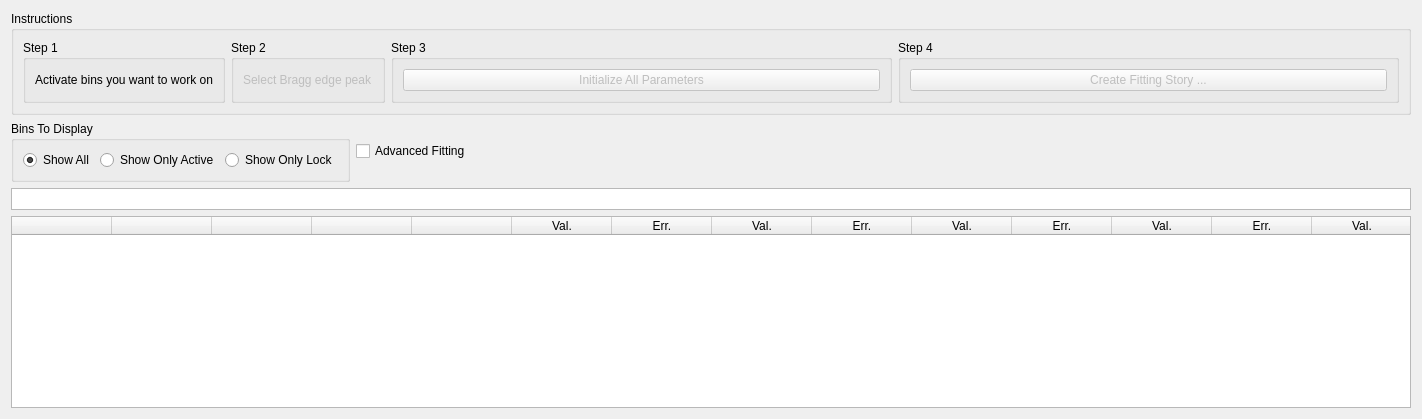
          <widget class="QWidget" name="tab">
           <attribute name="title">
            <string>March-Dollase</string>
           </attribute>
           <layout class="QHBoxLayout" name="horizontalLayout_7">
            <item>
             <layout class="QVBoxLayout" name="verticalLayout_2">
              <item>
               <widget class="QGroupBox" name="groupBox_8">
                <property name="title">
                 <string>Instructions</string>
                </property>
                <layout class="QHBoxLayout" name="horizontalLayout_10">
                 <item>
                  <widget class="QGroupBox" name="groupBox">
                   <property name="title">
                    <string>Step 1</string>
                   </property>
                   <layout class="QHBoxLayout" name="horizontalLayout_11">
                    <item>
                     <widget class="QLabel" name="step1_instruction_label">
                      <property name="enabled">
                       <bool>true</bool>
                      </property>
                      <property name="text">
                       <string>Activate bins you want to work on</string>
                      </property>
                     </widget>
                    </item>
                   </layout>
                  </widget>
                 </item>
                 <item>
                  <widget class="QGroupBox" name="groupBox_9">
                   <property name="title">
                    <string>Step 2</string>
                   </property>
                   <layout class="QHBoxLayout" name="horizontalLayout_13">
                    <item>
                     <widget class="QLabel" name="step2_instruction_label">
                      <property name="enabled">
                       <bool>false</bool>
                      </property>
                      <property name="text">
                       <string>Select Bragg edge peak</string>
                      </property>
                     </widget>
                    </item>
                   </layout>
                  </widget>
                 </item>
                 <item>
                  <widget class="QGroupBox" name="groupBox_10">
                   <property name="title">
                    <string>Step 3</string>
                   </property>
                   <layout class="QHBoxLayout" name="horizontalLayout_19">
                    <item>
                     <widget class="QPushButton" name="step3_button">
                      <property name="enabled">
                       <bool>false</bool>
                      </property>
                      <property name="sizePolicy">
                       <sizepolicy hsizetype="Expanding" vsizetype="Fixed">
                        <horstretch>0</horstretch>
                        <verstretch>0</verstretch>
                       </sizepolicy>
                      </property>
                      <property name="toolTip">
                       <string>Program determines inital guess value of parameters and fits data using 1 global bin</string>
                      </property>
                      <property name="text">
                       <string>Initialize All Parameters</string>
                      </property>
                     </widget>
                    </item>
                   </layout>
                  </widget>
                 </item>
                 <item>
                  <widget class="QGroupBox" name="groupBox_11">
                   <property name="title">
                    <string>Step 4</string>
                   </property>
                   <layout class="QHBoxLayout" name="horizontalLayout_20">
                    <item>
                     <widget class="QPushButton" name="step4_button">
                      <property name="enabled">
                       <bool>false</bool>
                      </property>
                      <property name="sizePolicy">
                       <sizepolicy hsizetype="Expanding" vsizetype="Fixed">
                        <horstretch>0</horstretch>
                        <verstretch>0</verstretch>
                       </sizepolicy>
                      </property>
                      <property name="text">
                       <string>Create Fitting Story ...</string>
                      </property>
                     </widget>
                    </item>
                   </layout>
                  </widget>
                 </item>
                </layout>
               </widget>
              </item>
              <item>
               <layout class="QHBoxLayout" name="horizontalLayout_4">
                <item>
                 <widget class="QGroupBox" name="groupBox_2">
                  <property name="title">
                   <string>Bins To Display</string>
                  </property>
                  <layout class="QHBoxLayout" name="horizontalLayout_5">
                   <item>
                    <widget class="QRadioButton" name="show_all_bins">
                     <property name="text">
                      <string>Show All</string>
                     </property>
                     <property name="checked">
                      <bool>true</bool>
                     </property>
                    </widget>
                   </item>
                   <item>
                    <widget class="QRadioButton" name="show_only_active_bins">
                     <property name="text">
                      <string>Show Only Active</string>
                     </property>
                    </widget>
                   </item>
                   <item>
                    <widget class="QRadioButton" name="show_only_lock_bins">
                     <property name="text">
                      <string>Show Only Lock</string>
                     </property>
                    </widget>
                   </item>
                  </layout>
                 </widget>
                </item>
                <item>
                 <widget class="QCheckBox" name="advanced_table_checkBox">
                  <property name="enabled">
                   <bool>true</bool>
                  </property>
                  <property name="text">
                   <string>Advanced Fitting</string>
                  </property>
                  <property name="checked">
                   <bool>false</bool>
                  </property>
                 </widget>
                </item>
                <item>
                 <spacer name="horizontalSpacer_3">
                  <property name="orientation">
                   <enum>Qt::Horizontal</enum>
                  </property>
                  <property name="sizeHint" stdset="0">
                   <size>
                    <width>40</width>
                    <height>20</height>
                   </size>
                  </property>
                 </spacer>
                </item>
               </layout>
              </item>
              <item>
               <widget class="QTableWidget" name="header_table">
                <property name="sizePolicy">
                 <sizepolicy hsizetype="Fixed" vsizetype="Fixed">
                  <horstretch>0</horstretch>
                  <verstretch>0</verstretch>
                 </sizepolicy>
                </property>
                <property name="minimumSize">
                 <size>
                  <width>1400</width>
                  <height>0</height>
                 </size>
                </property>
                <property name="maximumSize">
                 <size>
                  <width>1400</width>
                  <height>22</height>
                 </size>
                </property>
                <property name="verticalScrollBarPolicy">
                 <enum>Qt::ScrollBarAsNeeded</enum>
                </property>
                <property name="horizontalScrollBarPolicy">
                 <enum>Qt::ScrollBarAlwaysOff</enum>
                </property>
                <property name="autoScroll">
                 <bool>true</bool>
                </property>
                <property name="selectionMode">
                 <enum>QAbstractItemView::MultiSelection</enum>
                </property>
                <property name="selectionBehavior">
                 <enum>QAbstractItemView::SelectColumns</enum>
                </property>
                <property name="cornerButtonEnabled">
                 <bool>true</bool>
                </property>
                <attribute name="horizontalHeaderVisible">
                 <bool>false</bool>
                </attribute>
                <attribute name="horizontalHeaderHighlightSections">
                 <bool>true</bool>
                </attribute>
                <attribute name="horizontalHeaderStretchLastSection">
                 <bool>false</bool>
                </attribute>
                <attribute name="verticalHeaderVisible">
                 <bool>false</bool>
                </attribute>
                <attribute name="verticalHeaderHighlightSections">
                 <bool>false</bool>
                </attribute>
                <attribute name="verticalHeaderStretchLastSection">
                 <bool>false</bool>
                </attribute>
                <column>
                 <property name="text">
                  <string>Row</string>
                 </property>
                </column>
                <column>
                 <property name="text">
                  <string>Col</string>
                 </property>
                </column>
                <column>
                 <property name="text">
                  <string>Lock</string>
                 </property>
                </column>
                <column>
                 <property name="text">
                  <string>Active</string>
                 </property>
                </column>
                <column>
                 <property name="text">
                  <string>Fit. Confidence</string>
                 </property>
                </column>
                <column>
                 <property name="text">
                  <string>D-spacing</string>
                 </property>
                </column>
                <column>
                 <property name="text">
                  <string>Sigma</string>
                 </property>
                </column>
                <column>
                 <property name="text">
                  <string>Alpha</string>
                 </property>
                </column>
                <column>
                 <property name="text">
                  <string>A1</string>
                 </property>
                </column>
                <column>
                 <property name="text">
                  <string>A2</string>
                 </property>
                </column>
                <column>
                 <property name="text">
                  <string>A5</string>
                 </property>
                </column>
                <column>
                 <property name="text">
                  <string>A6</string>
                 </property>
                </column>
                <column>
                 <property name="text">
                  <string>Intensity</string>
                 </property>
                </column>
               </widget>
              </item>
              <item>
               <widget class="QTableWidget" name="value_table">
                <property name="sizePolicy">
                 <sizepolicy hsizetype="Fixed" vsizetype="Expanding">
                  <horstretch>0</horstretch>
                  <verstretch>0</verstretch>
                 </sizepolicy>
                </property>
                <property name="minimumSize">
                 <size>
                  <width>1400</width>
                  <height>0</height>
                 </size>
                </property>
                <property name="maximumSize">
                 <size>
                  <width>1400</width>
                  <height>16777215</height>
                 </size>
                </property>
                <property name="contextMenuPolicy">
                 <enum>Qt::CustomContextMenu</enum>
                </property>
                <property name="frameShadow">
                 <enum>QFrame::Sunken</enum>
                </property>
                <property name="lineWidth">
                 <number>1</number>
                </property>
                <property name="horizontalScrollBarPolicy">
                 <enum>Qt::ScrollBarAlwaysOff</enum>
                </property>
                <property name="selectionMode">
                 <enum>QAbstractItemView::MultiSelection</enum>
                </property>
                <property name="selectionBehavior">
                 <enum>QAbstractItemView::SelectRows</enum>
                </property>
                <attribute name="verticalHeaderVisible">
                 <bool>false</bool>
                </attribute>
                <column>
                 <property name="text">
                  <string/>
                 </property>
                </column>
                <column>
                 <property name="text">
                  <string/>
                 </property>
                </column>
                <column>
                 <property name="text">
                  <string/>
                 </property>
                </column>
                <column>
                 <property name="text">
                  <string/>
                 </property>
                </column>
                <column>
                 <property name="text">
                  <string/>
                 </property>
                </column>
                <column>
                 <property name="text">
                  <string>Val.</string>
                 </property>
                </column>
                <column>
                 <property name="text">
                  <string>Err.</string>
                 </property>
                </column>
                <column>
                 <property name="text">
                  <string>Val.</string>
                 </property>
                </column>
                <column>
                 <property name="text">
                  <string>Err.</string>
                 </property>
                </column>
                <column>
                 <property name="text">
                  <string>Val.</string>
                 </property>
                </column>
                <column>
                 <property name="text">
                  <string>Err.</string>
                 </property>
                </column>
                <column>
                 <property name="text">
                  <string>Val.</string>
                 </property>
                </column>
                <column>
                 <property name="text">
                  <string>Err.</string>
                 </property>
                </column>
                <column>
                 <property name="text">
                  <string>Val.</string>
                 </property>
                </column>
                <column>
                 <property name="text">
                  <string>Err.</string>
                 </property>
                </column>
                <column>
                 <property name="text">
                  <string>Val.</string>
                 </property>
                </column>
                <column>
                 <property name="text">
                  <string>Err.</string>
                 </property>
                </column>
                <column>
                 <property name="text">
                  <string>Val.</string>
                 </property>
                </column>
                <column>
                 <property name="text">
                  <string>Err.</string>
                 </property>
                </column>
                <column>
                 <property name="text">
                  <string>Val.</string>
                 </property>
                </column>
                <column>
                 <property name="text">
                  <string>Err.</string>
                 </property>
                </column>
               </widget>
              </item>
             </layout>
            </item>
           </layout>
          </widget>
